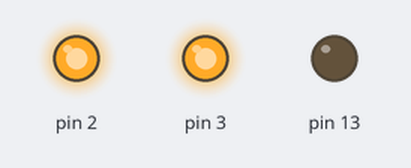
Bench run of a sketch on a simulated Arduino Uno, built with avr-gcc and run on an emulated ATmega328P. On the bench: output pins drawn as LEDs (lit = HIGH).

Above: at 1.1 s.
At 11.1 s:
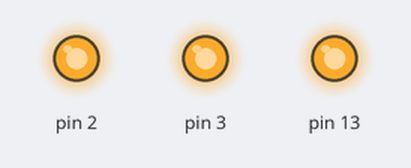
At 13.1 s:
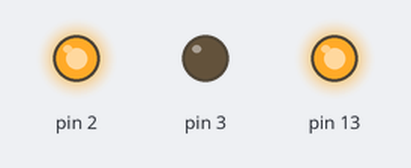
At 14.1 s:
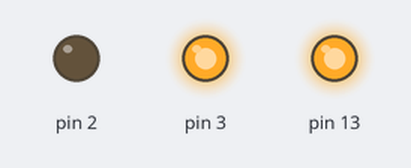
At 20.1 s:
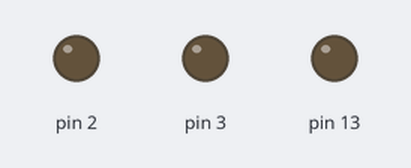
At 38.1 s:
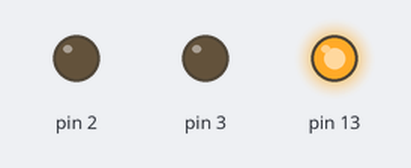
Timing chart, 0 to 40.0 s (numbered marks = the images above):
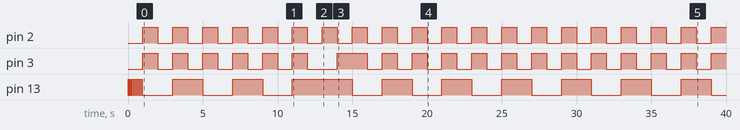

The sketch:

timer1.ino
```cpp
#include  "Timer.h";

Timer time1;
void setup() {
  // put your setup code here, to run once:
  pinMode(2,OUTPUT);
  pinMode(3,OUTPUT);
  pinMode(13,OUTPUT);


  time1.every(1000,blink1);
  time1.after(10000,toggle);
  time1.oscillate(13,50,HIGH);


}

void loop() {
  // put your main code here, to run repeatedly:

  time1.update();


}

void blink1()
{
  digitalWrite(2,HIGH);
  digitalWrite(3,HIGH);
  delay(1000);
   digitalWrite(2,LOW);
  digitalWrite(3,LOW);
  delay(1000);

}
void toggle()
{
  digitalWrite(2,HIGH);
  digitalWrite(3,LOW);
  delay(1000);
   digitalWrite(2,LOW);
  digitalWrite(3,HIGH);
  delay(1000);

}
```

Measured:
- by itself, pin 2: alternates HIGH for 1.0 s and LOW for 1.0 s
- by itself, pin 3: goes 5 × (HIGH 1.0 s, LOW 1.0 s), HIGH 1.0 s, LOW 2.0 s, HIGH 2.0 s, 11 × (LOW 1.0 s, HIGH 1.0 s), LOW 1.0 s, then HIGH
